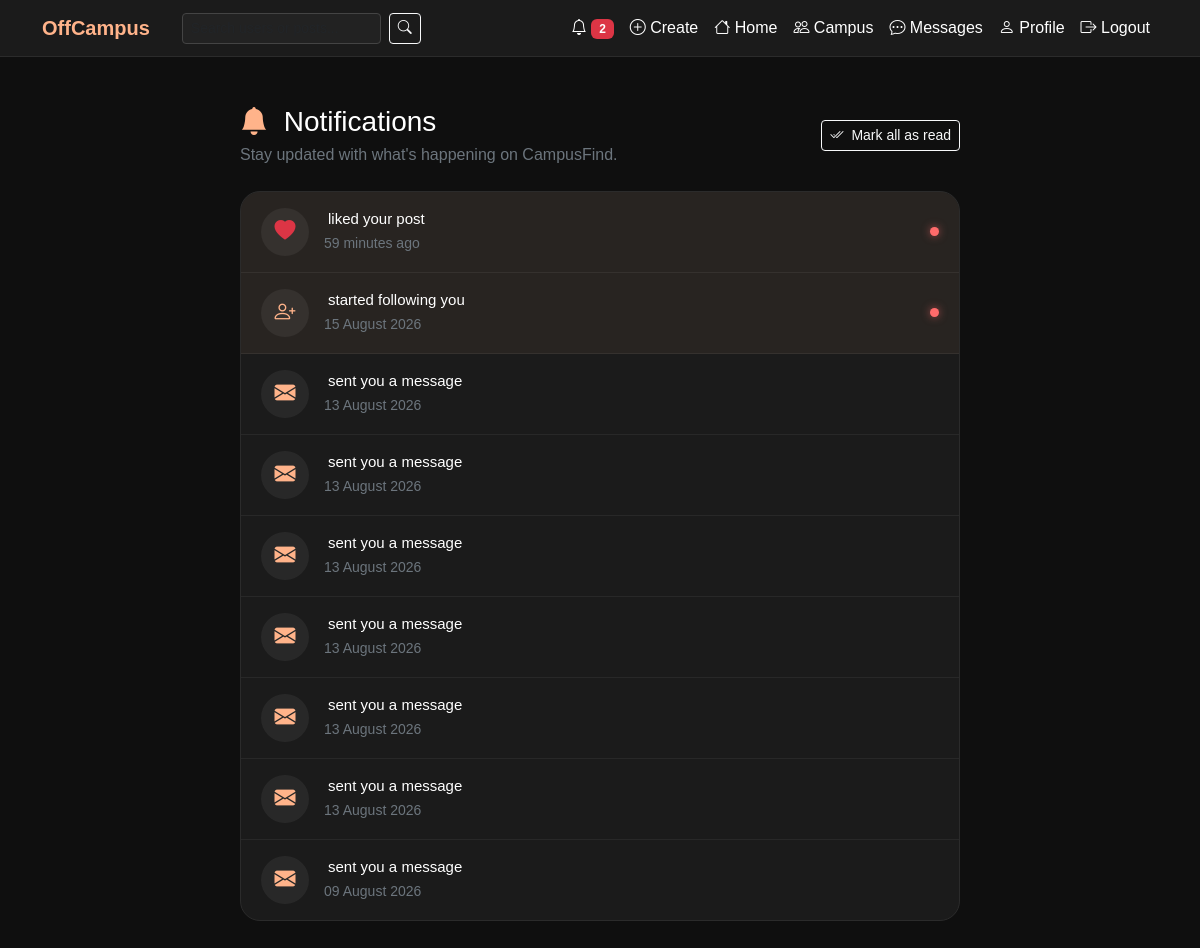
The app's page /notifications/ (signed in) with its own data.
### notifications/models.py (models this page shows, shortened)
class Notification(models.Model):
    LIKE = "like"
    COMMENT = "comment"
    FOLLOW = "follow"
    MESSAGE = "message"
    TYPE_CHOICES = [
        (LIKE, "Like"),
        (COMMENT, "Comment"),
        (FOLLOW, "Follow"),
        (MESSAGE, "Message"),
    ]
    recipient = models.ForeignKey(
        User,
        on_delete=models.CASCADE,
        related_name="notifications",
    )
    actor = models.ForeignKey(
        User,
        on_delete=models.CASCADE,
        related_name="actions",
    )
    type = models.CharField(max_length=16, choices=TYPE_CHOICES)
    post = models.ForeignKey(
        Post,
        null=True,
        blank=True,
        on_delete=models.CASCADE,
        related_name="+",
    )
    comment = models.ForeignKey(
        Comment,
        null=True,
        blank=True,
        on_delete=models.CASCADE,
        related_name="+",
    )
    is_read = models.BooleanField(default=False)
    created_at = models.DateTimeField(auto_now_add=True)
    class Meta:
        ordering = ["-created_at"]
    @property
    def verb(self) -> str:
        return {
            self.LIKE: "liked your post",
            self.COMMENT: "commented on your post",
            self.FOLLOW: "started following you",
            self.MESSAGE: "sent you a message",
        }.get(self.type, "interacted with you")
    @property
    def icon(self) -> str:
        return {
            self.LIKE: "bi-heart-fill text-danger",
            self.COMMENT: "bi-chat-left-text text-peach",
            self.FOLLOW: "bi-person-plus text-peach",
            self.MESSAGE: "bi-envelope-fill text-peach",
        }.get(self.type, "bi-bell text-peach")

### notifications/views.py (the view)
# urls.py: path("", views.notifications_dropdown, name="notifications"),
@login_required
def notifications_dropdown(request):
    items = (
        Notification.objects
        .filter(recipient=request.user)
        .select_related("actor", "actor__profile", "post")[:15]
    )
    unread = Notification.objects.filter(recipient=request.user, is_read=False).count()
    return render(
        request,
        "notifications/notification.html",
        {"items": items, "unread": unread},
    )

### notifications/context_processors.py (called while the page is built)
def unread_count(request):
    if request.user.is_authenticated:
        count = Notification.objects.filter(recipient=request.user, is_read=False).count()
        return {"unread_count": count, "unread_notifications": count}
    return {"unread_count": 0, "unread_notifications": 0}

### posts/templatetags/post_filters.py (called while the page is built)
@register.filter
def instagram_date(value):
    now = timezone.now()
    diff = now - value
    seconds = diff.total_seconds()
    if seconds < 60:
        return "Just now"
    elif seconds < 3600:
        minutes = int(seconds // 60)
        return f"{minutes} minute{'s' if minutes != 1 else ''} ago"
    elif seconds < 86400:
        hours = int(seconds // 3600)
        return f"{hours} hour{'s' if hours != 1 else ''} ago"
    else:
        return value.strftime("%d %B %Y")

### notifications/templates/notifications/notification.html (shortened to what this page needs)
{% extends 'base.html' %}
{% load post_filters %}
{% block content %}
  <div class="container py-4">
    <div class="row justify-content-center">
      <div class="col-lg-8 col-md-10">
        <div class="d-flex align-items-center justify-content-between mb-4">
          <div>
            <h3 class="mb-1">
              <i class="bi bi-bell-fill text-peach me-2"></i>
              Notifications
            </h3>
            <p class="text-secondary mb-0">Stay updated with what's happening on CampusFind.</p>
          </div>
          {% if unread > 0 %}
            <form method="POST" action="{% url 'notifications-read' %}">
              <button type="submit" class="btn btn-sm btn-outline-light">
                <i class="bi bi-check2-all me-1"></i>
                Mark all as read
              </button>
            </form>
          {% endif %}
        </div>
        <div class="custom-card notification-page-card">
          <div class="notification-list" id="notificationList">
            {% for n in items %}
              <div class="notification-page-item
                            {% if not n.is_read %}notification-unread{% endif %}" data-id="{{ n.id }}">
                <div class="notification-left">
                  {% if n.actor_profile_image %}
                    <img src="{{ n.actor_profile_image }}" class="notification-page-avatar" alt="{{ n.actor_username }}" />
                  {% else %}
                    <div class="notification-page-icon">
                      <i class="bi {{ n.icon }}"></i>
                    </div>
                  {% endif %}
                </div>
                <div class="notification-page-content">
                  <div class="notification-message">
                    <span>{{ n.verb }}</span>
                  </div>
                  <small class="text-secondary">{{ n.created_at|instagram_date }}</small>
                </div>
                {% if not n.is_read %}
                  <div class="notification-unread-dot"></div>
                {% endif %}
              </div>
            {% endfor %}
          </div>
        </div>
      </div>
    </div>
  </div>
{% endblock %}

### templates/base.html (shortened to what this page needs)
{% load static %}
<!DOCTYPE html>
<html lang="en">
<head>
    <link href="https://cdn.jsdelivr.net/npm/bootstrap@5.3.7/dist/css/bootstrap.min.css" rel="stylesheet" />
    <link rel="stylesheet" href="https://cdn.jsdelivr.net/npm/bootstrap-icons@1.11.3/font/bootstrap-icons.min.css" />
    <link rel="stylesheet" href="{% static 'css/style.css' %}" />
    <link rel="stylesheet" href="https://cdnjs.cloudflare.com/ajax/libs/font-awesome/6.5.1/css/all.min.css" />
</head>
<body>
    <nav class="navbar navbar-expand-lg navbar-dark custom-navbar">
        <div class="container">
            <a class="navbar-brand fw-bold text-peach" href="{% url 'home' %}">OffCampus</a>
            <div class="collapse navbar-collapse" id="nav">
                {% if user.is_authenticated %}
                    <form method="GET" action="{% url 'search' %}" class="d-flex me-auto ms-3 nav-search">
                        <input type="text" name="q" value="{{ request.GET.q|default:'' }}" class="form-control form-control-sm" placeholder="Search users or posts..." />
                        <button class="btn btn-sm btn-outline-light ms-2" type="submit">
                            <i class="bi bi-search"></i>
                        </button>
                    </form>
                {% endif %}
                <ul class="navbar-nav ms-auto align-items-center">
                    {% if user.is_authenticated %}
                        <li class="nav-item position-relative">
                            <a class="nav-link" href="{% url 'notifications' %}" id="notificationBell">
                                <i class="bi bi-bell"></i>
                                <span id="notificationBadge" class="badge bg-danger {% if not unread_count %}d-none{% endif %}">
                                    {{ unread_count|default:0 }}
                                </span>
                            </a>
                        </li>
                    {% endif %}
                    <li class="nav-item">
                        <a class="nav-link" href="{% url 'create-post' %}"><i class="bi bi-plus-circle"></i> Create</a>
                    </li>
                    <li class="nav-item">
                        <a class="nav-link" href="{% url 'home' %}"><i class="bi bi-house"></i> Home</a>
                    </li>
                    <li class="nav-item">
                        <a class="nav-link" href="{% url 'campus-feed' %}"><i class="bi bi-people"></i> Campus</a>
                    </li>
                    <li class="nav-item">
                        <a class="nav-link" href="{% url 'messages' %}">
                            <i class="bi bi-chat-dots"></i> Messages
                        </a>
                    </li>
                    <li class="nav-item">
                        <a class="nav-link" href="{% url 'profile' %}"><i class="bi bi-person"></i> Profile</a>
                    </li>
                    <li class="nav-item">
                        <a class="nav-link" href="{% url 'logout' %}"><i class="bi bi-box-arrow-right"></i> Logout</a>
                    </li>
                </ul>
            </div>
        </div>
    </nav>
    <div class="container py-4">
        {% block content %}{% endblock %}
    </div>
</body>
</html>

### static/css/style.css (style rules this page uses)
:root { --bg: #0f0f0f; --card: #1b1b1b; --border: #2b2b2b; --primary: #ffb38a; --primary-hover: #ff9d68; --text: #ffffff; --secondary: #bdbdbd; }
body { font-family: Poppins, sans-serif; background: var(--bg); color: var(--text); }
.text-peach { color: var(--primary); }
.custom-navbar { background: var(--card); border-bottom: 1px solid var(--border); }
.nav-link { color: white !important; }
.custom-card { background: var(--card); border-radius: 20px; border: 1px solid var(--border); }
.form-control { background: #222; border: 1px solid #444; color: white; }

### notifications/templates/notifications/notification.html (style rules this page uses)
.notification-page-card { padding: 0; overflow: hidden; }
.notification-page-item { position: relative; display: flex; align-items: center; gap: 15px; padding: 16px 20px; border-bottom: 1px solid rgba(255, 255, 255, 0.06); transition: background 0.2s ease, transform 0.2s ease; }
.notification-page-item:last-child { border-bottom: none; }
.notification-page-item.notification-unread { background: rgba(255, 180, 130, 0.06); }
.notification-page-icon { width: 48px; height: 48px; border-radius: 50%; display: flex; align-items: center; justify-content: center; background: rgba(255, 255, 255, 0.06); color: #ffb38a; font-size: 21px; flex-shrink: 0; }
.notification-page-content { flex: 1; min-width: 0; }
.notification-message { font-size: 15px; line-height: 1.5; }
.notification-unread-dot { width: 9px; height: 9px; border-radius: 50%; background: #ff6b6b; flex-shrink: 0; box-shadow: 0 0 8px rgba(255, 107, 107, 0.6); }

### records on screen
Notification: verb "liked your post", created_at|instagram_date "59 minutes ago", is_read False (drawn)
Notification: verb "started following you", created_at|instagram_date "15 August 2026", is_read False (drawn)
Notification: verb "sent you a message", created_at|instagram_date "13 August 2026"
Notification: verb "sent you a message", created_at|instagram_date "13 August 2026"
Notification: verb "sent you a message", created_at|instagram_date "13 August 2026"
Notification: verb "sent you a message", created_at|instagram_date "13 August 2026"
Notification: verb "sent you a message", created_at|instagram_date "13 August 2026"
Notification: verb "sent you a message", created_at|instagram_date "13 August 2026"
Notification: verb "sent you a message", created_at|instagram_date "09 August 2026"

### other values on screen
{{ unread_count|default:0 }} "2"
